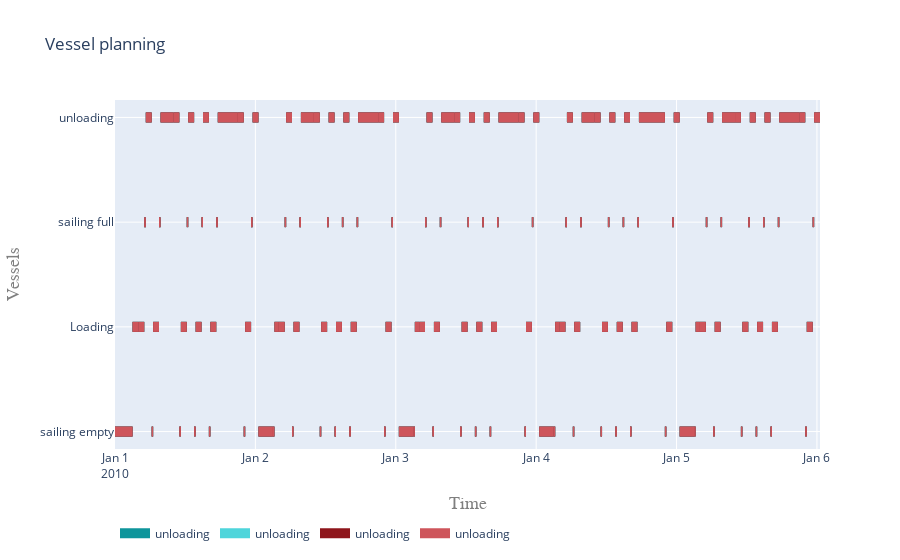

This figure's notebook cell:
### Code cell
plot.vessel_planning(single_run)

### Figure 1 — Plotly figure (JSON) as saved in the notebook; plotly's stock layout.template omitted (floating-point values rounded to 4 significant figures; data arrays with more than 128 entries replaced by an {"elided": "..."} marker saying what was removed)
{"data": [{"connectgaps": false, "hoverinfo": "y+name", "line": {"color": "rgb(14,149,155)", "width": 10}, "mode": "lines", "name": "unloading", "type": "scatter", "x": {"elided": "700 str values"}, "y": {"elided": "700 str values"}}, {"connectgaps": false, "hoverinfo": "y+name", "line": {"color": "rgb(78,213,219)", "width": 10}, "mode": "lines", "name": "unloading", "type": "scatter", "x": {"elided": "700 str values"}, "y": {"elided": "700 str values"}}, {"connectgaps": false, "hoverinfo": "y+name", "line": {"color": "rgb(142,21,27)", "width": 10}, "mode": "lines", "name": "unloading", "type": "scatter", "x": {"elided": "700 str values"}, "y": {"elided": "700 str values"}}, {"connectgaps": false, "hoverinfo": "y+name", "line": {"color": "rgb(206,85,91)", "width": 10}, "mode": "lines", "name": "unloading", "type": "scatter", "x": {"elided": "700 str values"}, "y": {"elided": "700 str values"}}], "layout": {"hovermode": "closest", "legend": {"orientation": "h", "x": 0, "y": -0.2}, "title": {"text": "Vessel planning"}, "xaxis": {"range": ["2010-01-01T00:00:00", "2010-01-06T00:31:25.649182"], "title": {"font": {"color": "#7f7f7f", "family": "Courier New, monospace", "size": 18}, "text": "Time"}}, "yaxis": {"title": {"font": {"color": "#7f7f7f", "family": "Courier New, monospace", "size": 18}, "text": "Vessels"}}}}
